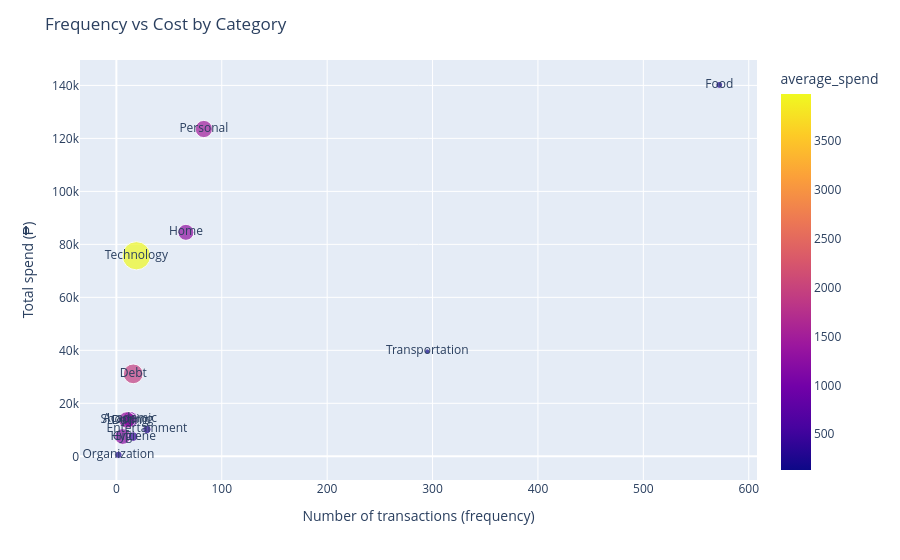

The code cell stored with this chart in its notebook:
### Code cell
import plotly.express as px

fig = px.scatter(frequency_cost_df, x="frequency", y="total_spend", size="average_spend", color="average_spend", text="Primary Category", hover_name="Primary Category", hover_data={
    "frequency": True,
    "total_spend": ":,.2f", 
})

fig.update_layout(
    xaxis_title="Number of transactions (frequency)",
    yaxis_title="Total spend (₱)",
    title="Frequency vs Cost by Category"
)

fig.show()

### Figure 1 — Plotly figure (JSON) as saved in the notebook; plotly's stock layout.template omitted (floating-point values rounded to 4 significant figures)
{"data": [{"hovertemplate": "<b>%{hovertext}</b><br><br>frequency=%{x}<br>total_spend=%{y:,.2f}<br>average_spend=%{marker.color}<br>Primary Category=%{text}<extra></extra>", "hovertext": ["Academic", "Dating", "Debt", "Entertainment", "Food", "Gift", "Home", "Hygiene", "Organization", "Personal", "Shopping", "Technology", "Transportation"], "legendgroup": "", "marker": {"color": [1089, 1032, 1945, 349, 245, 1246, 1281, 464, 275, 1488, 1371, 3984, 134], "coloraxis": "coloraxis", "size": [1089, 1032, 1945, 349, 245, 1246, 1281, 464, 275, 1488, 1371, 3984, 134], "sizemode": "area", "sizeref": 9.96, "symbol": "circle"}, "mode": "markers+text", "name": "", "orientation": "v", "showlegend": false, "text": ["Academic", "Dating", "Debt", "Entertainment", "Food", "Gift", "Home", "Hygiene", "Organization", "Personal", "Shopping", "Technology", "Transportation"], "type": "scatter", "x": [13, 13, 16, 29, 572, 6, 66, 16, 2, 83, 10, 19, 295], "xaxis": "x", "y": [14170.0, 13420.0, 31120.0, 10120.0, 140200.0, 7476, 84550.0, 7436.0, 550, 123500.0, 13720.0, 75700.0, 39590.0], "yaxis": "y"}], "layout": {"coloraxis": {"colorbar": {"title": {"text": "average_spend"}}, "colorscale": [[0, "#0d0887"], [0.1111, "#46039f"], [0.2222, "#7201a8"], [0.3333, "#9c179e"], [0.4444, "#bd3786"], [0.5556, "#d8576b"], [0.6667, "#ed7953"], [0.7778, "#fb9f3a"], [0.8889, "#fdca26"], [1, "#f0f921"]]}, "legend": {"itemsizing": "constant", "tracegroupgap": 0}, "margin": {"t": 60}, "title": {"text": "Frequency vs Cost by Category"}, "xaxis": {"anchor": "y", "domain": [0, 1], "title": {"text": "Number of transactions (frequency)"}}, "yaxis": {"anchor": "x", "domain": [0, 1], "title": {"text": "Total spend (₱)"}}}}
